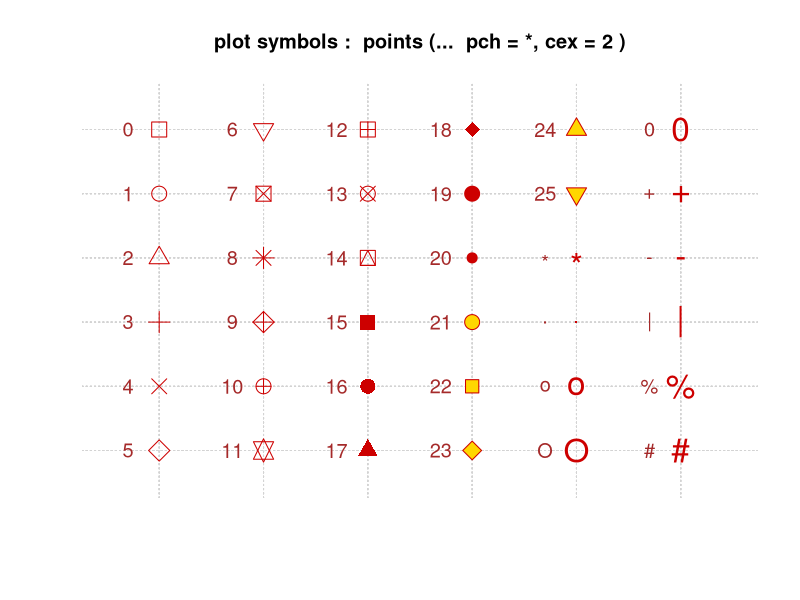
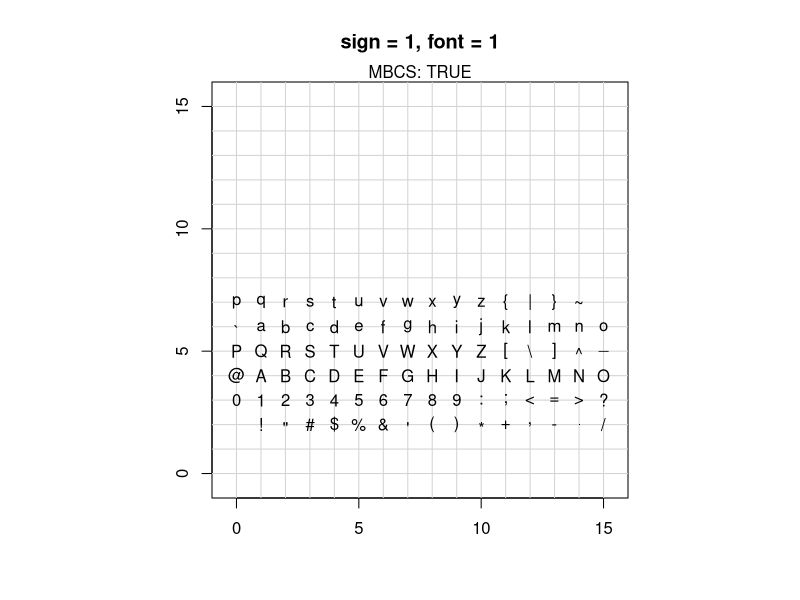
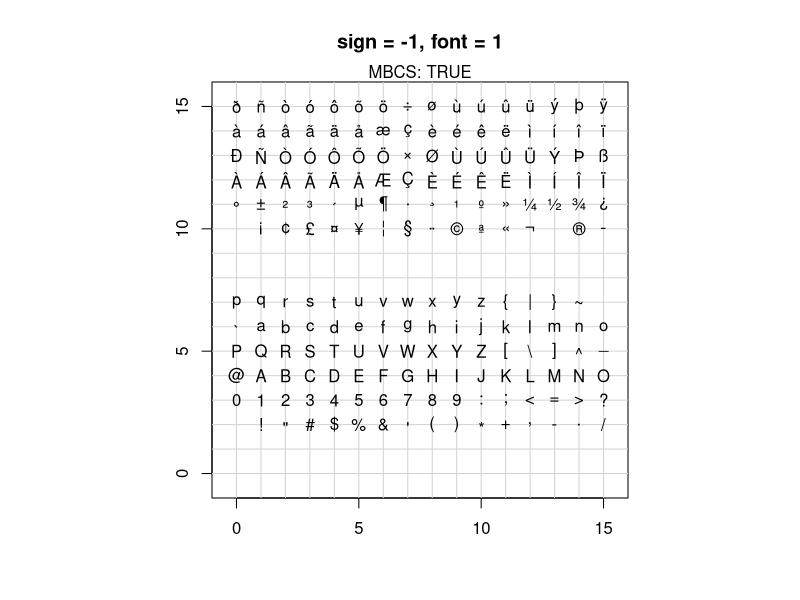
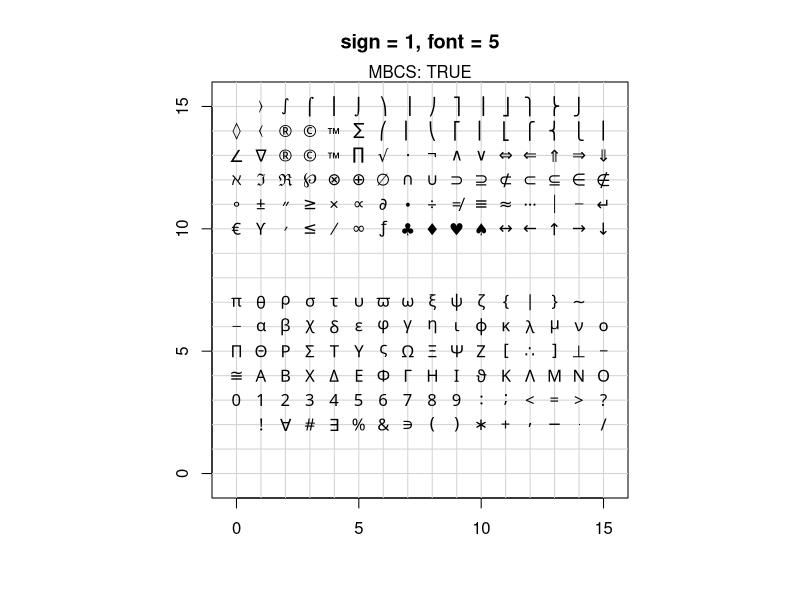
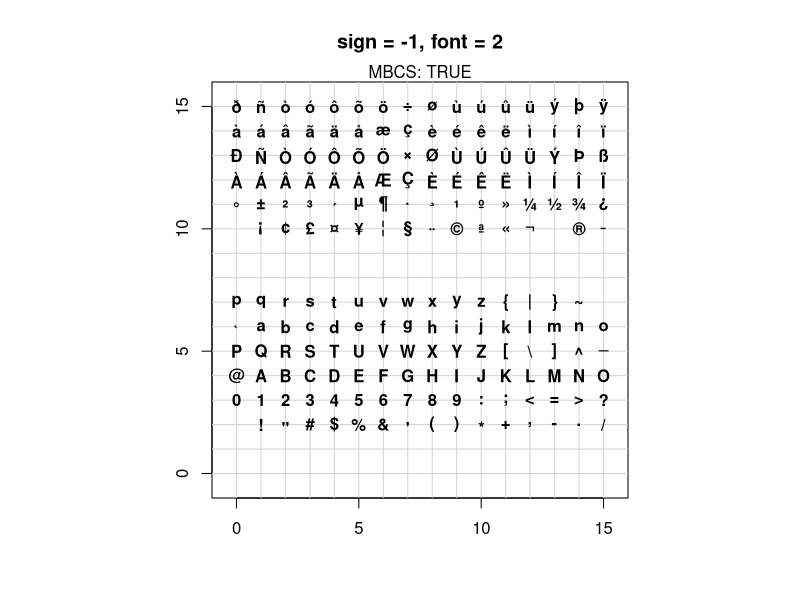
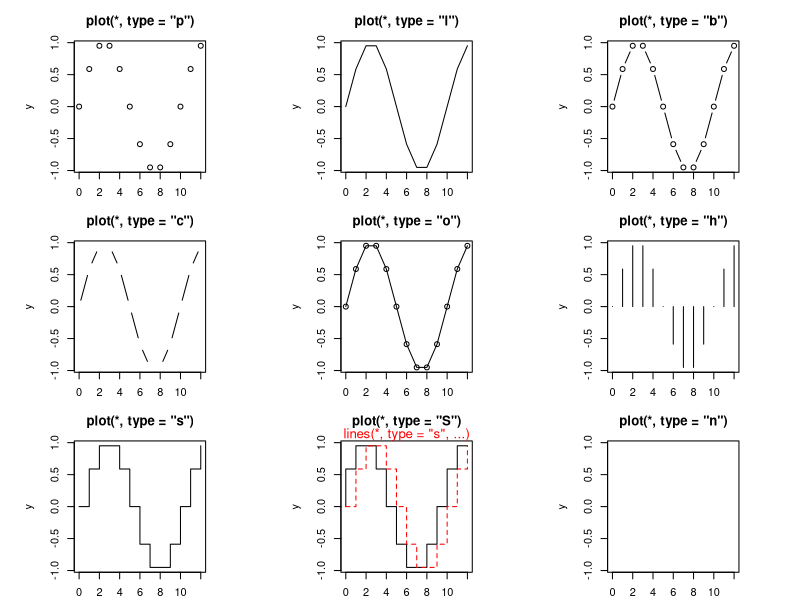
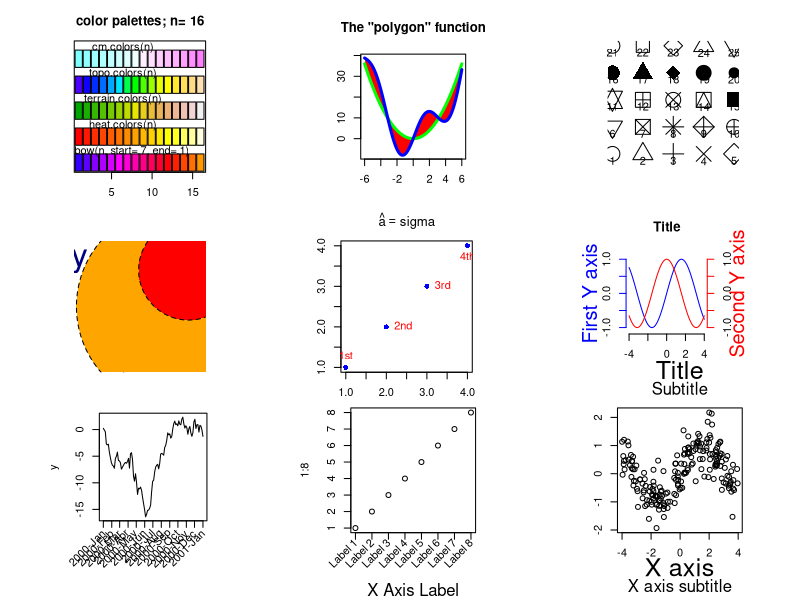
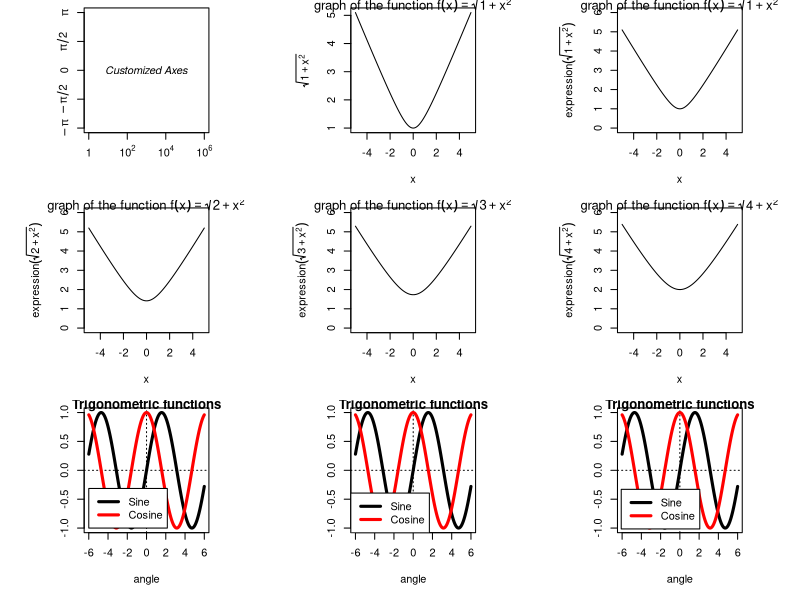

Here is the R script that generated these plots, in order:
## ---- chunk 1
## -------- Showing all the extra & some char graphics symbols ---------
pchShow <-
  function(extras = c("*", ".", "o", "O", "0", "+", "-", "|", "%", "#"),
             cex = 2, ## good for both .Device=="postscript" and "x11"
             col = "red3", bg = "gold", coltext = "brown", cextext = 1.2,
             main = paste(
               "plot symbols :  points (...  pch = *, cex =",
               cex, ")"
             )) {
    nex <- length(extras)
    np <- 26 + nex
    ipch <- 0:(np - 1)
    k <- floor(sqrt(np))
    dd <- c(-1, 1) / 2
    rx <- dd + range(ix <- ipch %/% k)
    ry <- dd + range(iy <- 3 + (k - 1) - ipch %% k)
    pch <- as.list(ipch) # list with integers & strings
    if (nex > 0) pch[26 + 1:nex] <- as.list(extras)
    plot(rx, ry, type = "n", axes = FALSE, xlab = "", ylab = "", main = main)
    abline(v = ix, h = iy, col = "lightgray", lty = "dotted")
    for (i in 1:np) {
      pc <- pch[[i]]
      ## 'col' symbols with a 'bg'-colored interior (where available) :
      points(ix[i], iy[i], pch = pc, col = col, bg = bg, cex = cex)
      if (cextext > 0) {
        text(ix[i] - 0.3, iy[i], pc, col = coltext, cex = cextext)
      }
    }
  }

pchShow()
## ---- chunk 2
## ------------ test code for various pch specifications -------------
# Try this in various font families (including Hershey)
# and locales.  Use sign = -1 asserts we want Latin-1.
# Standard cases in a MBCS locale will not plot the top half.
TestChars <- function(sign = 1, font = 1, ...) {
  MB <- l10n_info()$MBCS
  r <- if (font == 5) {
    sign <- 1
    c(32:126, 160:254)
  } else if (MB) 32:126 else 32:255
  if (sign == -1) r <- c(32:126, 160:255)
  par(pty = "s")
  plot(c(-1, 16), c(-1, 16),
    type = "n", xlab = "", ylab = "",
    xaxs = "i", yaxs = "i",
    main = sprintf("sign = %d, font = %d", sign, font)
  )
  grid(17, 17, lty = 1)
  mtext(paste("MBCS:", MB))
  for (i in r) try(points(i %% 16, i %/% 16, pch = sign * i, font = font, ...))
}
TestChars()
try(TestChars(sign = -1))
TestChars(font = 5) # Euro might be at 160 (0+10*16).
# macOS has apple at 240 (0+15*16).
try(TestChars(-1, font = 2)) # bold
## ---- chunk 3
x <- 0:12
y <- sin(pi / 5 * x)
par(mfrow = c(3, 3), mar = .1 + c(2, 2, 3, 1))
for (tp in c("p", "l", "b", "c", "o", "h", "s", "S", "n")) {
  plot(y ~ x, type = tp, main = paste0("plot(*, type = \"", tp, "\")"))
  if (tp == "S") {
    lines(x, y, type = "s", col = "red", lty = 2)
    mtext("lines(*, type = \"s\", ...)", col = "red", cex = 0.8)
  }
}
## ---- chunk 4
# From the manual
ch.col <- c(
  "rainbow(n, start=.7, end=.1)",
  "heat.colors(n)",
  "terrain.colors(n)",
  "topo.colors(n)",
  "cm.colors(n)"
) # 选择颜色
n <- 16
nt <- length(ch.col)
i <- 1:n
j <- n / nt
d <- j / 6
dy <- 2 * d
plot(i, i + d,
  type = "n",
  yaxt = "n",
  ylab = "",
  xlab = "",
  main = paste("color palettes; n=", n)
)
for (k in 1:nt) {
  rect(i - .5, (k - 1) * j + dy, i + .4, k * j,
    col = eval(parse(text = ch.col[k]))
  ) # 咬人的函数/字符串解析为/转函数
  text(2 * j, k * j + dy / 4, ch.col[k])
}
## ---- chunk 5
my.col <- function(f, g, xmin, xmax, col, N = 200,
                   xlab = "", ylab = "", main = "") {
  x <- seq(xmin, xmax, length = N)
  fx <- f(x)
  gx <- g(x)
  plot(0, 0,
    type = "n",
    xlim = c(xmin, xmax),
    ylim = c(min(fx, gx), max(fx, gx)),
    xlab = xlab, ylab = ylab, main = main
  )
  polygon(c(x, rev(x)), c(fx, rev(gx)),
    col = "red", border = 0
  )
  lines(x, fx, lwd = 3, col = "green")
  lines(x, gx, lwd = 3, col = "blue")
}
op <- par(mar = c(3, 3, 4, 1) + .1)
my.col(function(x) x^2, function(x) x^2 + 10 * sin(x),
  -6, 6,
  main = "The \"polygon\" function"
)
par(op)
## ---- chunk 6
plot(0, 0,
  xlim = c(1, 5), ylim = c(-.5, 4),
  axes = F,
  xlab = "", ylab = ""
)
for (i in 0:4) {
  for (j in 1:5) {
    n <- 5 * i + j
    points(j, i,
      pch = n,
      cex = 3
    )
    text(j, i - .25, as.character(n))
  }
}
## ---- chunk 7
# https://jeroen.github.io/uros2018/#23
plot.new()
plot.window(xlim = c(0, 100), ylim = c(0, 100))
polygon(c(10, 40, 80), c(10, 80, 40), col = "hotpink")
text(40, 90, labels = "My drawing", col = "navyblue", cex = 3)
symbols(c(70, 80, 90), c(20, 50, 80),
  circles = c(10, 20, 10),
  bg = c("yellow", "orange", "red"), add = TRUE, lty = "dashed"
)
## ---- chunk 8
y <- x <- 1:4
plot(x, y, ann = F, col = "blue", pch = 16)
text(x, y,
  labels = c("1st", "2nd", "3rd", "4th"),
  col = "red", pos = c(3, 4, 4, 1), offset = 0.6
)
ahat <- "sigma"
# title(substitute(hat(a) == ahat, list(ahat = ahat)))
title(bquote(hat(a) == .(ahat)))
## ---- chunk 9
# 双Y轴
N <- 200
x <- seq(-4, 4, length = N)
y1 <- sin(x)
y2 <- cos(x)
op <- par(mar = c(5, 4, 4, 4)) # Add some space in the right margin
# The default is c(5,4,4,2) + .1
xlim <- range(x)
ylim <- c(-1.1, 1.1)
plot(x, y1,
  col = "blue", type = "l",
  xlim = xlim, ylim = ylim,
  axes = F, xlab = "", ylab = "", main = "Title"
)
axis(1)
axis(2, col = "blue")
par(new = TRUE)
plot(x, y2,
  col = "red", type = "l",
  xlim = xlim, ylim = ylim,
  axes = F, xlab = "", ylab = "", main = ""
)
axis(4, col = "red")
mtext("First Y axis", 2, line = 2, col = "blue", cex = 1.2)
mtext("Second Y axis", 4, line = 2, col = "red", cex = 1.2)
# 1,2,3,4 分别代表下左上右四个位置
## ---- chunk 10
# Rotated axis labels in R plots
# https://menugget.blogspot.com/2014/08/rotated-axis-labels-in-r-plots.html
# Example data
tmin <- as.Date("2000-01-01")
tmax <- as.Date("2001-01-01")
tlab <- seq(tmin, tmax, by = "month")
lab <- format(tlab, format = "%Y-%b")
set.seed(111)
x <- seq(tmin, tmax, length.out = 100)
y <- cumsum(rnorm(100))

# Plot
# png("plot_w_rotated_axis_labels.png", height = 3,
#     width = 6, units = "in", res = 300)
op <- par(mar = c(6, 4, 1, 1))
plot(x, y, t = "l", xaxt = "n", xlab = "")
axis(1, at = tlab, labels = FALSE)
text(
  x = tlab, y = par()$usr[3] - 0.1 * (par()$usr[4] - par()$usr[3]),
  labels = lab, srt = 45, adj = 1, xpd = TRUE
)
par(op)
# dev.off()
## ---- chunk 11
## Increase bottom margin to make room for rotated labels
par(mar = c(5, 4, .5, 2) + 0.1)
## Create plot with no x axis and no x axis label
plot(1:8, xaxt = "n", xlab = "")
## Set up x axis with tick marks alone
axis(1, labels = FALSE)
## Create some text labels
labels <- paste("Label", 1:8, sep = " ")
## Plot x axis labels at default tick marks
text(1:8, par("usr")[3] - 0.5,
  srt = 45, adj = 1,
  labels = labels, xpd = TRUE
)
## Plot x axis label at line 6 (of 7)
mtext(side = 1, text = "X Axis Label", line = 4)
## ---- chunk 12
N <- 200
x <- runif(N, -4, 4)
y <- sin(x) + .5 * rnorm(N)
plot(x, y, xlab = "", ylab = "", main = "")
mtext("Subtitle", 3, line = .8)
mtext("Title", 3, line = 2, cex = 1.5)
mtext("X axis", 1, line = 2.5, cex = 1.5)
mtext("X axis subtitle", 1, line = 3.7)
## ---- chunk 13
# 自定义坐标轴
plot(c(1, 1e6), c(-pi, pi),
  type = "n",
  axes = FALSE, ann = FALSE, log = "x"
)
axis(1,
  at = c(1, 1e2, 1e4, 1e6),
  labels = expression(1, 10^2, 10^4, 10^6)
)
axis(2,
  at = c(-pi, -pi / 2, 0, pi / 2, pi),
  labels = expression(-pi, -pi / 2, 0, pi / 2, pi)
)
text(1e3, 0, expression(italic("Customized Axes")))
box()
## ---- chunk 14
x <- seq(-5, 5, length = 200)
y <- sqrt(1 + x^2)
plot(y ~ x,
  type = "l",
  ylab = expression(sqrt(1 + x^2))
)
title(main = expression(
  "graph of the function f"(x) == sqrt(1 + x^2)
))
## ---- chunk 15
x <- seq(-5, 5, length = 200)
for (i in 1:4) { # 画四个图
  y <- sqrt(i + x^2)
  plot(y ~ x,
    type = "l",
    ylim = c(0, 6),
    ylab = substitute(
      expression(sqrt(i + x^2)),
      list(i = i)
    )
  )
  title(main = substitute(
    "graph of the function f"(x) == sqrt(i + x^2),
    list(i = i)
  ))
}
## ---- chunk 16
x <- seq(-6, 6, length = 200)
y <- sin(x)
z <- cos(x)
plot(y ~ x,
  type = "l", lwd = 3,
  ylab = "", xlab = "angle", main = "Trigonometric functions"
)
abline(h = 0, lty = 3)
abline(v = 0, lty = 3)
lines(z ~ x, type = "l", lwd = 3, col = "red")
legend(-6, -1,
  yjust = 0,
  c("Sine", "Cosine"),
  lwd = 3, lty = 1, col = c(par("fg"), "red")
)
## ---- chunk 17
xmin <- par("usr")[1]
xmax <- par("usr")[2]
ymin <- par("usr")[3]
ymax <- par("usr")[4]

plot(y ~ x,
  type = "l", lwd = 3,
  ylab = "", xlab = "angle", main = "Trigonometric functions"
)
abline(h = 0, lty = 3)
abline(v = 0, lty = 3)
lines(z ~ x, type = "l", lwd = 3, col = "red")
legend("bottomleft",
  c("Sine", "Cosine"),
  lwd = 3, lty = 1, col = c(par("fg"), "red")
)
## ---- chunk 18
plot(y ~ x,
  type = "l", lwd = 3,
  ylab = "", xlab = "angle", main = "Trigonometric functions"
)
abline(h = 0, lty = 3)
abline(v = 0, lty = 3)
lines(z ~ x, type = "l", lwd = 3, col = "red")
legend("bottomleft",
  c("Sine", "Cosine"),
  inset = c(.03, .03),
  lwd = 3, lty = 1, col = c(par("fg"), "red")
)
## ---- chunk 19
op <- par(no.readonly = TRUE)
plot(y ~ x,
  type = "l", lwd = 3,
  ylab = "", xlab = "angle", main = "Trigonometric functions"
)
abline(h = 0, lty = 3)
abline(v = 0, lty = 3)
lines(z ~ x, type = "l", lwd = 3, col = "red")
par(xpd = TRUE) # Do not clip to the drawing area 关键一行/允许出界
lambda <- .025
legend(par("usr")[1],
  (1 + lambda) * par("usr")[4] - lambda * par("usr")[3],
  c("Sine", "Cosine"),
  xjust = 0, yjust = 0,
  lwd = 3, lty = 1, col = c(par("fg"), "red")
)
par(op)
## ---- chunk 20
N <- 200
x <- runif(N, -4, 4)
y <- sin(x) + .5 * rnorm(N)
plot(x, y,
  xlab = "", ylab = "",
  main = paste(
    "The \"mtext\" function",
    paste(rep(" ", 60), collapse = "")
  )
)
mtext("Line 0", 3, line = 0)
mtext("Line 1", 3, line = 1)
mtext("Line 2", 3, line = 2)
mtext("Line 3", 3, line = 3)
## ---- chunk 21
# 多图排列/分屏 page 47
# 最常用的是 par mfrow mfcol分别按行/列放置图形
op <- par(
  mfrow = c(2, 2),
  oma = c(0, 0, 4, 0) # Outer margins
)
for (i in 1:4)
  plot(runif(20), runif(20),
    main = paste("random plot (", i, ")", sep = "")
  )
par(op)
mtext("Four plots, without enough room for this title",
  side = 3, font = 2, cex = 1.5, col = "red"
) # 总/大标题放不下
## ---- chunk 22
op <- par(
  mfrow = c(2, 2),
  oma = c(0, 0, 3, 0) # Outer margins
)
for (i in 1:4)
  plot(runif(20), runif(20),
    main = paste("random plot (", i, ")", sep = "")
  )
par(op)
mtext("Four plots, with some room for this title",
  side = 3, line = 1.5, font = 1, cex = 1.5, col = "red"
)
## ---- chunk 23
op <- par(
  mfrow = c(2, 2),
  oma = c(0, 0, 3, 0),
  mar = c(3, 3, 4, 1) + .1 # Margins
)
for (i in 1:4)
  plot(runif(20), runif(20),
    xlab = "", ylab = "",
    main = paste("random plot (", i, ")", sep = "")
  )
par(op)
mtext("Title",
  side = 3, line = 1.5, font = 2, cex = 2, col = "red"
)
## ---- chunk 24
plot(runif(5), runif(5),
  xlim = c(0, 1), ylim = c(0, 1)
)
points(runif(5), runif(5),
  col = "orange", pch = 16, cex = 3
)
lines(runif(5), runif(5), col = "red")
segments(runif(5), runif(5), runif(5), runif(5),
  col = "blue"
)
title(main = "Overlaying points, segments, lines...")
## ---- chunk 25
op <- par(oma = c(0, 0, 3, 0))
layout(matrix(c(
  1, 1, 1,
  2, 3, 4,
  2, 3, 4
), nr = 3, byrow = TRUE))
hist(rnorm(n), col = "light blue")
hist(rnorm(n), col = "light blue")
hist(rnorm(n), col = "light blue")
hist(rnorm(n), col = "light blue")
mtext("The \"layout\" function",
  side = 3, outer = TRUE,
  font = 2, cex = 1.2
)
## ---- chunk 26
plot(1:12,
  type = "b", main = "'fg' : axes, ticks and box in gray",
  fg = gray(0.7), bty = "7", sub = R.version.string
)
par(fig = c(1, 6, 5, 10) / 10, new = T)
plot(6:10,
  type = "b", main = "",
  fg = gray(0.7), bty = "7", xlab = R.version.string
)
## ---- chunk 27
n <- 1000
x <- rt(n, df = 10)
hist(x,
  col = "light blue",
  probability = "TRUE", main = "",
  ylim = c(0, 1.2 * max(density(x)$y))
)
lines(density(x),
  col = "red",
  lwd = 3
)
op <- par(
  fig = c(.02, .4, .5, .98),
  new = TRUE
)
qqnorm(x,
  xlab = "", ylab = "", main = "",
  axes = FALSE
)
qqline(x, col = "red", lwd = 2)
box(lwd = 2)
par(op)
## ---- chunk 28
random.plot <- function() {
  N <- 200
  f <- sample(
    list(
      rnorm,
      function(x) {
        rt(x, df = 2)
      },
      rlnorm,
      runif
    ),
    1
  ) [[1]]
  x <- f(N)
  hist(x, col = "lightblue", main = "", xlab = "", ylab = "", axes = F)
  axis(1)
}
op <- par(bg = "white", mar = c(2.5, 2, 1, 2))
split.screen(c(2, 1))
split.screen(c(1, 3), screen = 2)
screen(1)
random.plot()
# screen(2); random.plot() # Screen 2 was split into three screens: 3, 4, 5
screen(3)
random.plot()
screen(4)
random.plot()
screen(5)
random.plot()
close.screen(all = TRUE)
par(op)
## ---- chunk 29
data(diamonds, package = "ggplot2") # 加载数据
par(mar = c(2, 5, 1, 1))
barCenters <- barplot(table(diamonds$cut),
  col = "lightblue", axes = FALSE,
  axisnames = FALSE, horiz = TRUE, border = "white"
)
text(
  y = barCenters, x = par("usr")[3],
  adj = 1, labels = names(table(diamonds$cut)), xpd = TRUE
)
axis(1,
  labels = seq(0, 25000, by = 5000), at = seq(0, 25000, by = 5000),
  las = 1, col = "gray"
)
grid()
## ---- chunk 30
set.seed(123456)
barPois <- table(stats::rpois(1000, lambda = 5))
plot(barPois, col = "lightblue", type = "h", lwd = 10, main = "")
box(col = "gray")
## ---- chunk 31
set.seed(1234)
n <- 2^24
x <- runif(n, 0, 1)
delta <- 0.01
len <- diff(c(0, which(x < delta), n + 1)) - 1
ylim <- seq(0, 1800, by = 300)
xlim <- seq(0, 100, by = 20)
p <- hist(len[len < 101], breaks = -1:100 + 0.5, plot = FALSE)
plot(p, ann = FALSE, axes = FALSE, col = "lightblue", border = "white", main = "")
axis(1, labels = xlim, at = xlim, las = 1) # x 轴
axis(2, labels = ylim, at = ylim, las = 0) # y 轴
box(col = "gray")
## ---- chunk 32
with(data = faithful, {
  hist(eruptions, seq(1.6, 5.2, 0.2), prob = TRUE, main = "")
  lines(density(eruptions, bw = 0.1))
  rug(eruptions) # 添加数据点
})
## ---- chunk 33
hist(longley$Unemployed,
  probability = TRUE,
  col = "light blue", main = ""
)
# 添加密度估计
lines(density(longley$Unemployed),
  col = "red",
  lwd = 3
)
## ---- chunk 34
# hist(longley$Unemployed, density = 1, angle = 45)
# hist(longley$Unemployed, density = 3, angle = 15)
# hist(longley$Unemployed, density = 1, angle = 15)
hist(longley$Unemployed, density = 3, angle = 45, main = "")
## ---- chunk 35
library(MASS)
data(galaxies)
galaxies <- galaxies / 1000
# Bandwidth Selection by Pilot Estimation of Derivatives
c(width.SJ(galaxies, method = "dpi"), width.SJ(galaxies))
plot(
  x = c(5, 40), y = c(0, 0.2), type = "n", bty = "l",
  xlab = "velocity of galaxy (km/s)", ylab = "density"
)
rug(galaxies)
lines(density(galaxies, width = 3.25, n = 200), col = "blue", lty = 1)
lines(density(galaxies, width = 2.56, n = 200), col = "red", lty = 3)
## ---- chunk 36
x <- seq(from = 110, to = 174, by = 0.5)
y1 <- dnorm(x, mean = 145, sd = 9)
y2 <- dnorm(x, mean = 138, sd = 8)
plot(x, y1,
  type = "l", lwd = 2, col = "red",
  main = "Systolic Blood Pressure Before and After Treatment",
  xlab = "Systolic Blood Pressure (mmHg)",
  ylab = "Frequency", yaxt = "n",
  xlim = c(110, 175), ylim = c(0, 0.05)
)
lines(x, y2)
polygon(c(110, x, 175), c(0, y2, 0),
  col = "firebrick3",
  border = "white"
)
polygon(c(117, x, 175), c(0, y1, 0),
  col = "dodgerblue4",
  border = "white"
)
ylab <- c(seq(from = 0, to = 175, by = 25))
y <- c(seq(from = 0, to = 0.05, length.out = 8))
axis(2, at = y, labels = ylab, las = 1)
text(x = 120, y = 0.045, "- Pre-Treatment BP", col = "dodgerblue4", cex = 0.9)
text(x = 120, y = 0.04, " - Post-Treatment BP", col = "firebrick3", cex = 0.9)
points(109, 0.0445, pch = 15, col = "dodgerblue4")
points(109, 0.0395, pch = 15, col = "firebrick3")
## ---- chunk 37
days <- abs(rnorm(1000, 80, 125))
plot(density(days, from = 0),
  main = "Density plot",
  xlab = "Number of days since trial started"
)
plot(density(days, from = 0, to = 180, adjust = 0.2),
  main = "Density plot - Up to 180 days (86% of data)",
  xlab = "Number of days since trial started"
)
## ---- chunk 38
library(survival)
surv.days <- Surv(days)
surv.fit <- survfit(surv.days ~ 1)
plot(surv.fit,
  main = "Kaplan-Meier estimate with 95% confidence bounds (86% of data)",
  xlab = "Days since trial started",
  xlim = c(0, 180),
  ylab = "Survival function"
)
grid(20, 10, lwd = 2)
## ---- chunk 39
with(data = faithful, {
  long <- eruptions[eruptions > 3]
  plot(ecdf(long), do.points = FALSE, verticals = TRUE, main = "")
  x <- seq(3, 5.4, 0.01)
  lines(x, pnorm(x, mean = mean(long), sd = sqrt(var(long))), lty = 3)
})
## ---- chunk 40
with(data = faithful, {
  long <- eruptions[eruptions > 3]
  par(pty = "s") # arrange for a square figure region
  qqnorm(long, main = "")
  qqline(long)
})
## ---- chunk 41
matplot(time(EuStockMarkets), EuStockMarkets,
  main = "",
  xlab = "Date", ylab = "closing prices",
  pch = 17, type = "l", col = 1:4
)
legend("topleft", colnames(EuStockMarkets), pch = 17, lty = 1, col = 1:4)
## ---- chunk 42
pie.sales <- c(0.12, 0.3, 0.26, 0.16, 0.04, 0.12)
names(pie.sales) <- c(
  "Blueberry", "Cherry",
  "Apple", "Boston Cream", "Other", "Vanilla Cream"
)
pie(pie.sales, clockwise = TRUE, main = "")
segments(0, 0, 0, 1, col = "red", lwd = 2)
text(0, 1, "init.angle = 90", col = "red")
## ---- chunk 43
stem(longley$Unemployed)
## ---- chunk 44
stripchart(longley$Unemployed, method = "jitter", jitter = 0.1, pch = 16, col = "lightblue")
stripchart(longley$Unemployed, method = "overplot", pch = 16, col = "lightblue")
## ---- chunk 45
# 加载数据集
data(topo, package = "MASS")
# 查看数据集
str(topo)
## ---- chunk 46
plot(y ~ x,
  cex = (960 - z) / (960 - 690) * 3, data = topo,
  xlab = "X Coordinates", ylab = "Y coordinates"
)
## ---- chunk 47
plot(mpg ~ hp,
  data = subset(mtcars, am == 1), pch = 16, col = "blue",
  xlim = c(50, 350), ylim = c(10, 35)
)
points(mpg ~ hp,
  col = "red", pch = 16,
  data = subset(mtcars, am == 0)
)
legend(300, 35,
  c("1", "0"),
  title = "am",
  col = c("blue", "red"),
  pch = c(16, 16)
)
## ---- chunk 48
plot(Sepal.Length ~ Sepal.Width, data = iris, col = Species, pch = 16)
legend("topright",
  legend = unique(iris$Species), box.col = "gray",
  pch = 16, col = unique(iris$Species)
)
box(col = "gray")
## ---- chunk 49
data("iris")
pch <- rep(16, length(iris$Petal.Length))
pch[which(iris$Petal.Length < 1.4)] <- 17
stripchart(Petal.Length ~ Species,
  data = iris,
  vertical = TRUE, method = "jitter",
  pch = pch
)
# 对比一下
stripchart(Petal.Length ~ Species,
  data = iris, subset = Petal.Length > 1.4,
  vertical = TRUE, method = "jitter", ylim = c(1, 7),
  pch = 16
)
stripchart(Petal.Length ~ Species,
  data = iris, subset = Petal.Length < 1.4,
  vertical = TRUE, method = "jitter", add = TRUE,
  pch = 17, col = "red"
)
## ---- chunk 50
x1 <- matrix(rnorm(1e3), ncol = 2)
x2 <- matrix(rnorm(1e3, mean = 3, sd = 1.5), ncol = 2)
x <- rbind(x1, x2)
dcols <- densCols(x)
graphics::plot(x, col = dcols, pch = 20, panel.first = grid())
# title(main = "n = 1000", xpd = TRUE)
## ---- chunk 51
plot(Volume ~ Height,
  data = trees, pch = 16, cex = Girth / 8,
  col = rev(terrain.colors(nrow(trees), alpha = .5))
)
box(col = "gray")
## ---- chunk 52
A <- c(
  79.98, 80.04, 80.02, 80.04, 80.03, 80.03, 80.04, 79.97,
  80.05, 80.03, 80.02, 80, 80.02
)
B <- c(80.02, 79.94, 79.98, 79.97, 79.97, 80.03, 79.95, 79.97)
boxplot(A, B)
## ---- chunk 53
with(data = iris, {
  op <- par(mfrow = c(2, 2), mar = c(4, 4, 2, .5))
  plot(Sepal.Length ~ Species)
  plot(Sepal.Width ~ Species)
  plot(Petal.Length ~ Species)
  plot(Petal.Width ~ Species)
  par(op)
  mtext("Edgar Anderson's Iris Data", side = 3, line = 4)
})
## ---- chunk 54
boxplot(longley$Unemployed)
# 水平放置
boxplot(longley$Unemployed,
  horizontal = TRUE,
  col = "pink",
  main = ""
)
## ---- chunk 55
data(InsectSprays)
boxplot(count ~ spray,
  data = InsectSprays,
  col = "pink",
  xlab = "Spray",
  ylab = "Count",
  main = ""
)
## ---- chunk 56
boxplot(count ~ spray,
  data = InsectSprays,
  col = "pink",
  horizontal = TRUE,
  las = 1, # Horizontal labels
  xlab = "Count",
  ylab = "Spray",
  main = ""
)
## ---- chunk 57
# example from boxplot:
with(ToothGrowth, {
  boxplot(len ~ dose,
    boxwex = 0.25, at = 1:3 - 0.2,
    subset = (supp == "VC"), col = "yellow",
    main = "Guinea Pigs' Tooth Growth",
    xlab = "Vitamin C dose mg",
    ylab = "tooth length", ylim = c(0, 35)
  )
  boxplot(len ~ dose,
    add = TRUE, boxwex = 0.25, at = 1:3 + 0.2,
    subset = supp == "OJ", col = "orange"
  )
  legend(2, 9, c("Ascorbic acid", "Orange juice"),
    fill = c("yellow", "orange")
  )
})
## ---- chunk 58
# alternate form that avoids subset argument:
with(
  subset(ToothGrowth, supp == "VC"),
  boxplot(len ~ dose,
    boxwex = 0.25, at = 1:3 - 0.2,
    col = "yellow", main = "Guinea Pigs' Tooth Growth",
    xlab = "Vitamin C dose mg",
    ylab = "tooth length", ylim = c(0, 35)
  )
)
with(
  subset(ToothGrowth, supp == "OJ"),
  boxplot(len ~ dose,
    add = TRUE, boxwex = 0.25, at = 1:3 + 0.2,
    col = "orange"
  )
)
legend(2, 9, c("Ascorbic acid", "Orange juice"),
  fill = c("yellow", "orange")
)
## ---- chunk 59
plot(AirPassengers)
box(col = "gray")
## ---- chunk 60
library(pracma)
##  First zero on the critical line s = 0.5 + i t
x <- seq(0, 20, len = 1001)
z <- 0.5 + x * 1i
fr <- Re(zeta(z))
fi <- Im(zeta(z))
fa <- abs(zeta(z))
plot(x, fa,
  type = "n", xlim = c(0, 20), ylim = c(-1.5, 2.5),
  xlab = "Imaginary part (on critical line)", ylab = "Function value",
  main = "Riemann's Zeta Function along the critical line"
)
grid()
lines(x, fr, col = "blue")
lines(x, fi, col = "darkgreen")
lines(x, fa, col = "red", lwd = 2)
points(14.1347, 0, col = "darkred")
legend(0, 2.4, c("real part", "imaginary part", "absolute value"),
  lty = 1, lwd = c(1, 1, 2), col = c("blue", "darkgreen", "red")
)
## ---- chunk 61
plot(HairEyeColor, col = "lightblue", border = "white", main = "")
## ---- chunk 62
pairs(longley,
  gap = 0,
  diag.panel = function(x, ...) {
    par(new = TRUE)
    hist(x,
      col = "light blue",
      probability = TRUE,
      axes = FALSE,
      main = ""
    )
    lines(density(x),
      col = "red",
      lwd = 3
    )
    rug(x)
  }
)
## ---- chunk 63
# 自带 layout
plot(iris[, -5], col = iris$Species)
## ---- chunk 64
# 代码来自 ?map
par(mar = c(0, 0, 2, 0))
library(mapproj)
data(unemp)
data(county.fips)
colors <- c("#F1EEF6", "#D4B9DA", "#C994C7", "#DF65B0", "#DD1C77", "#980043")
unemp$colorBuckets <- as.numeric(cut(unemp$unemp, c(0, 2, 4, 6, 8, 10, 100)))
leg.txt <- c("<2%", "2-4%", "4-6%", "6-8%", "8-10%", ">10%")
cnty.fips <- county.fips$fips[match(
  map("county", plot = FALSE)$names,
  county.fips$polyname
)]
colorsmatched <- unemp$colorBuckets [match(cnty.fips, unemp$fips)]
# draw map
map("county",
  col = colors[colorsmatched], fill = TRUE, resolution = 0,
  lty = 0, projection = "polyconic"
)
map("state",
  col = "white", fill = FALSE, add = TRUE, lty = 1, lwd = 0.2,
  projection = "polyconic"
)
title("unemployment by county, 2009")
legend("bottomleft", leg.txt,
  horiz = FALSE, fill = colors,
  border = "gray"
)
## ---- chunk 65
# 带有图标题
par(mar = c(4.1, 4.1, 4.5, 1.5), ps = 13, family = "Times")
x <- rnorm(10)
y <- x + rnorm(5, sd = 0.25)
model <- lm(y ~ x)
rsq <- summary(model)$r.squared
rsq <- signif(rsq, 4)
plot(x, y, main = "Hello \\LaTeX!", xlab = "$x$", ylab = "$y$")
abline(model, col = "red")
mtext(paste("Linear model: $R^{2}=", rsq, "$"), line = 0.5)
legend("bottomright", legend = paste("$y = ", round(coef(model)[2], 3),
  "x +", round(coef(model)[1], 3), "$",
  sep = ""
), bty = "n")

plot(x, y, main = "Hello \\LaTeX!", xlab = "$x$", ylab = "$y$")
abline(model, col = "red")
mtext(paste("Linear model: $R^{2}=", rsq, "$"), line = 0.5)
legend("bottomright", legend = paste("$y = ", round(coef(model)[2], 3),
  "x +", round(coef(model)[1], 3), "$",
  sep = ""
), bty = "n")
## ---- chunk 66
x0 <- 2^(-20:10)
nus <- c(0:5, 10, 20)
x <- seq(0, 4, length.out = 501)

plot(x0, x0^-8,
  frame.plot = TRUE, # 添加绘图框
  log = "xy", # x 和 y 轴都取对数尺度
  axes = FALSE, # 去掉坐标轴
  xlab = "$u$",
  ylab = "$\\mathcal{K}_{\\kappa}(u)$", # 设置坐标轴标签
  type = "n", # 清除绘图区域的内容
  ann = TRUE, # 添加标题 x和y轴标签
  panel.first = grid() # 添加背景参考线
)

axis(1,
  at = c(1e-08, 1e-06, 1e-04, 1e-02, 1, 1e+02),
  labels = expression(10^-8, 10^-6, 10^-4, 10^-2, 1, 10^2)
)
axis(2,
  at = c(1e-16, 1, 1e+16, 1e+32, 1e+48),
  labels = expression(10^-16, 1, 10^16, 10^32, 10^48), las = 1
)
# 设置线条颜色
cols <- RColorBrewer::brewer.pal(9, name = "Spectral")
# gray.colors(9) terrain.colors(9)  RColorBrewer::brewer.pal(9,name = "Spectral")
for (i in seq(length(nus)))
  lines(x0, besselK(x0, nu = nus[i]), col = cols[i], lwd = 2)
legend("topright",
  legend = paste0("$\\kappa=", rev(nus), "$"),
  col = rev(cols), lwd = 2, cex = 0.5
)

# 数据变化范围太大，因此横纵坐标轴都取了以10为底的对数，数据可以紧凑的在一张图内展示
x <- seq(0, 40, length.out = 801)
x <- x[x > 0]
plot(x, x,
  frame.plot = TRUE,
  ylim = c(1e-18, 1e11), log = "y", xlab = "$u$", type = "n", yaxt = "n",
  ylab = "$\\mathcal{K}_{\\kappa}(u)$", ann = TRUE, panel.first = grid()
)
axis(2,
  at = c(1e-19, 1e-12, 1e-05, 1e+02, 1e+09),
  labels = expression(10^-19, 10^-12, 10^-5, 10^2, 10^9), las = 1
)

for (i in seq(length(nus)))
  lines(x, besselK(x, nu = nus[i]), col = cols[i], lwd = 2)
legend("topright",
  legend = paste0("$\\kappa=", rev(nus), "$"),
  col = rev(cols), lwd = 2, cex = 0.5
)
## ---- chunk 67
grSoftVersion()
## ---- chunk 68
capabilities()
## ---- chunk 69
apropos("dev.")
